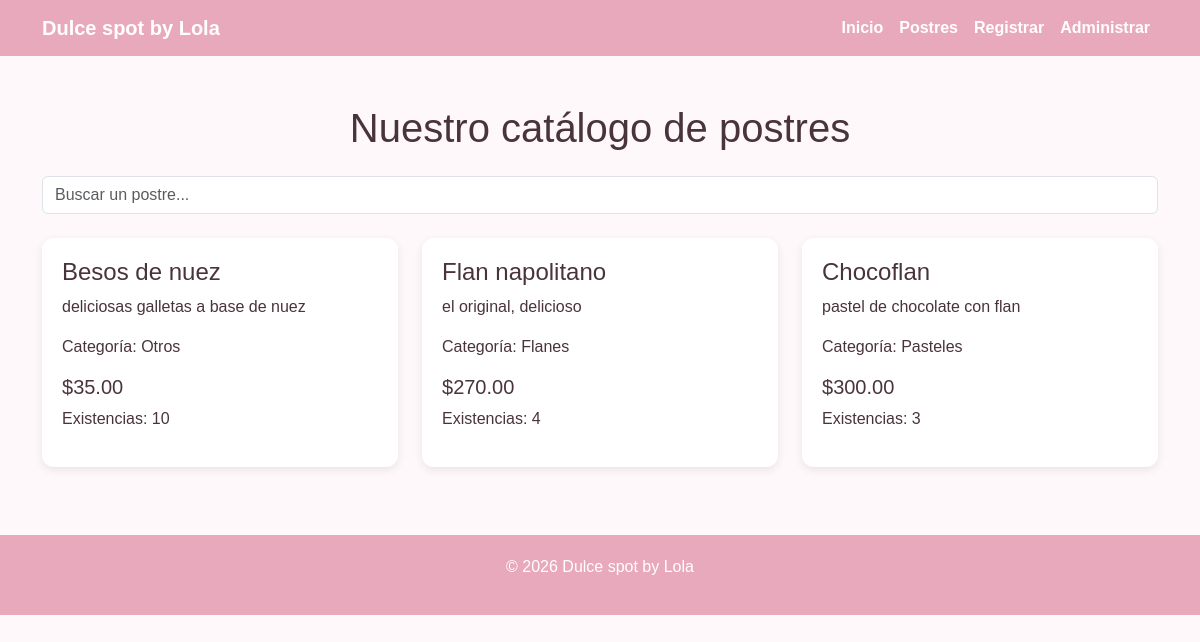
The page /productos.php on the database its author committed.
### tables this page shows
CREATE TABLE productos (
            id INTEGER PRIMARY KEY AUTOINCREMENT,
            nombre TEXT NOT NULL,
            descripcion TEXT,
            precio REAL NOT NULL,
            categoria TEXT,
            existencias INTEGER DEFAULT 0,
            imagen TEXT
        );

### productos.php (the view, shortened to what this page needs)
<?php
require_once 'conexion.php';
$productos = $conexion->query(
    "SELECT * FROM productos ORDER BY id DESC"
)->fetchAll(PDO::FETCH_ASSOC);
?>
<!DOCTYPE html>
<html lang="es">
<head>
    <link href="https://cdn.jsdelivr.net/npm/bootstrap@5.3.3/dist/css/bootstrap.min.css" rel="stylesheet">
    <link rel="stylesheet" href="css/estilos.css">
</head>
<body>
<header>
<nav class="navbar navbar-expand-lg">
<div class="container">
    <a class="navbar-brand" href="index.php">Dulce spot by Lola</a>
    <div class="navbar-nav ms-auto">
        <a class="nav-link" href="index.php">Inicio</a>
        <a class="nav-link" href="productos.php">Postres</a>
        <a class="nav-link" href="registrar.php">Registrar</a>
        <a class="nav-link" href="administrar.php">Administrar</a>
    </div>
</div>
</nav>
</header>
<main class="container my-5">
    <h1 class="text-center mb-4">Nuestro catálogo de postres</h1>
    <input
    type="text"
    id="buscador"
    class="form-control mb-4"
    placeholder="Buscar un postre..."
    onkeyup="buscarPostres()"
>
    <div class="row">
    <?php foreach ($productos as $producto): ?>
        <div class="col-md-4 tarjeta-producto">
            <div class="tarjeta">
                <h4>
                    <?= htmlspecialchars($producto['nombre']) ?>
                </h4>
                <p>
                    <?= htmlspecialchars($producto['descripcion']) ?>
                </p>
                <p>
                    Categoría:
                    <?= htmlspecialchars($producto['categoria']) ?>
                </p>
                <h5>
                    $<?= number_format($producto['precio'], 2) ?>
                </h5>
                <p>
                    Existencias: <?= (int)$producto['existencias'] ?>
                </p>
            </div>
        </div>
    <?php endforeach; ?>
    </div>
</main>
<footer>
    <p>© 2026 Dulce spot by Lola</p>
</footer>
</body>
</html>

### css/estilos.css (style rules this page uses)
body { font-family: Arial, sans-serif; background-color: #fff8fa; margin: 0; color: #49343b; }
.navbar { background-color: #e9a9bd; }
.navbar-brand, .nav-link { color: white !important; font-weight: bold; }
.tarjeta { background: white; border-radius: 12px; padding: 20px; box-shadow: 0 3px 10px #00000015; margin-bottom: 20px; }
footer { background-color: #e9a9bd; color: white; text-align: center; padding: 20px; margin-top: 40px; }

### rows shown on the page
productos: nombre "Besos de nuez", descripcion "deliciosas galletas a base de nuez", categoria "Otros", precio "35.00", existencias "10"
productos: nombre "Flan napolitano", descripcion "el original, delicioso", categoria "Flanes", precio "270.00", existencias "4"
productos: nombre "Chocoflan", descripcion "pastel de chocolate con flan", categoria "Pasteles", precio "300.00", existencias "3"
